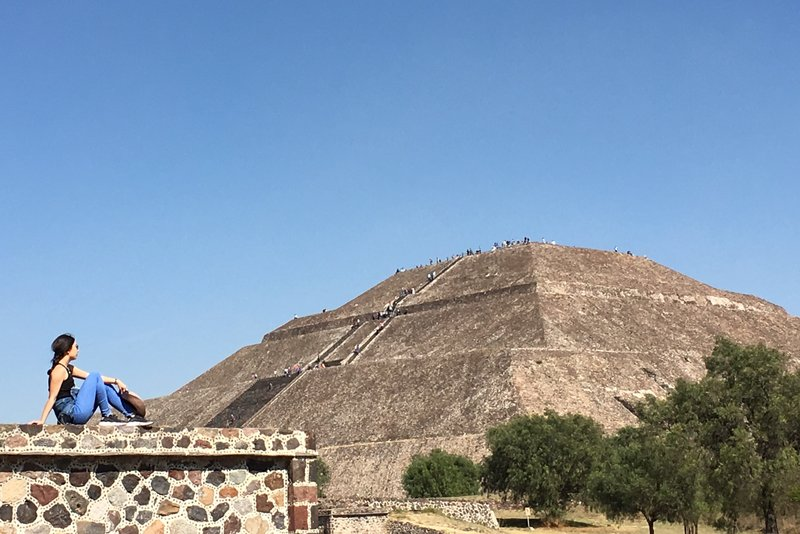
#> input picture image_process/knn_quantization/mexico.jpg, 800 x 534 px
$ python color_quantization.py
#> lines starting #> are read from the running program, lines starting #| are printed output that depends on the picture
import numpy as np
import cv2
from IPython import embed

img = cv2.imread('mexico.jpg')
#> img is the input picture: shape (534, 800, 3); mean B, G, R 168.4, 148.9, 130.6
Z = img.reshape((-1,3))
Z = np.float32(Z)
# embed()
# define criteria, number of clusters(K) and apply kmeans()
criteria = (cv2.TERM_CRITERIA_EPS + cv2.TERM_CRITERIA_MAX_ITER, 10, 1.0)
K = 2
ret,label,center=cv2.kmeans(Z,K,criteria,10,cv2.KMEANS_RANDOM_CENTERS)
#> ret = 1.39e+09; center = [[203.6, 170.1, 140.6], [69.83, 89.67, 102.9]]
# embed()
# Now convert back into uint8, and m
# ake original image
center = np.uint8(center)
#> center = [[203, 170, 140], [69, 89, 102]]
res = center[label.flatten()]
res2 = res.reshape((img.shape))
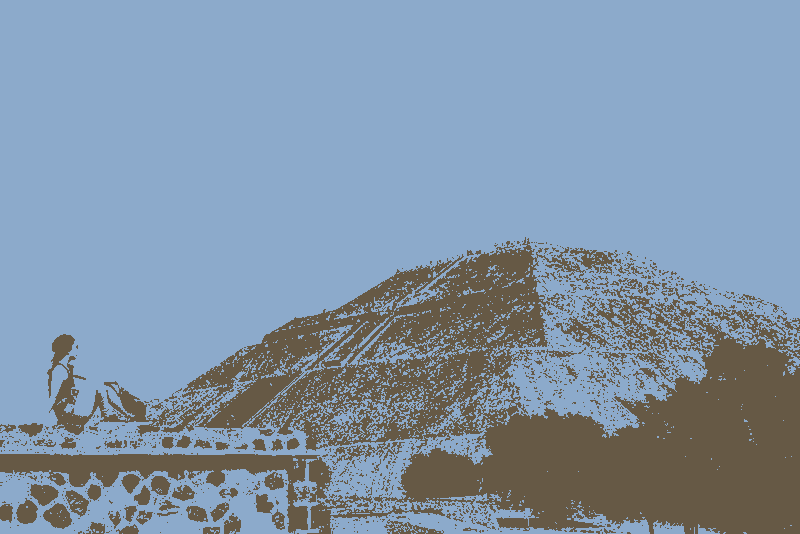
#> res2: shape (534, 800, 3); mean B, G, R 167.7, 148.7, 130
embed()
cv2.imshow('res2',res2)
cv2.waitKey(0)
cv2.destroyAllWindows()

$ run again, with image_process/knn_quantization/8.jpg copied over image_process/knn_quantization/mexico.jpg
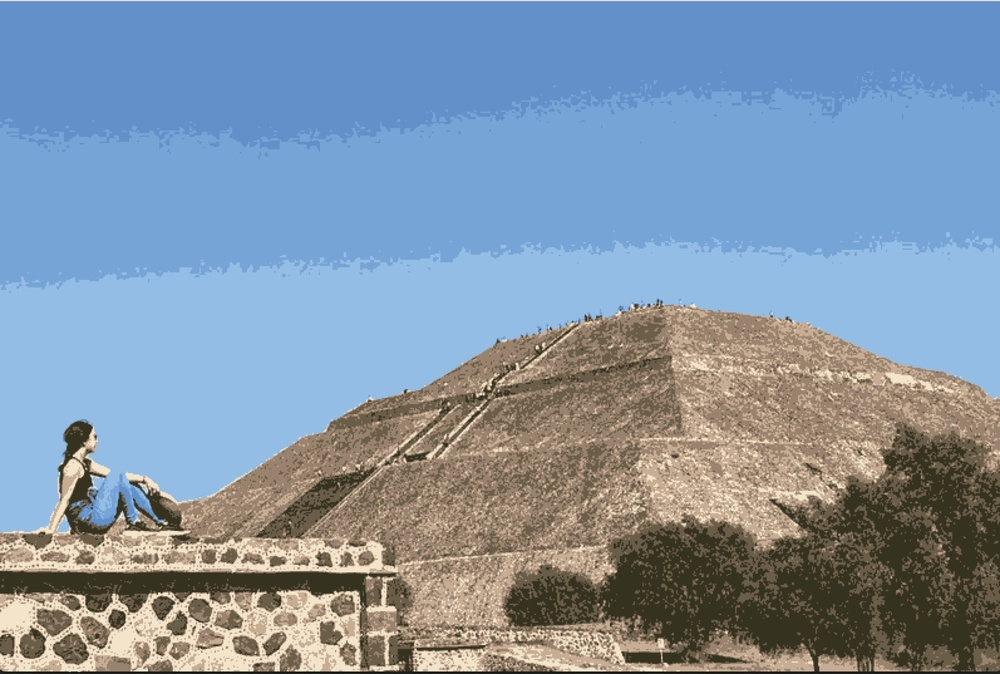
#> input picture image_process/knn_quantization/8.jpg, 1000 x 674 px, shrunk from 1594 x 1074 before the run
#> img is the input picture: shape (674, 1000, 3); mean B, G, R 167.5, 148.3, 129.4
#> `ret,label,center=cv2.kmeans(Z,K,criteria,10,cv2.KMEANS_RANDOM_CENTERS)`: ret = 1.97e+09; center = [[205.5, 169.7, 138.2], [73.69, 94.05, 108]]
#> `center = np.uint8(center)`: center = [[205, 169, 138], [73, 94, 108]]
#> `res2 = res.reshape((img.shape))`:
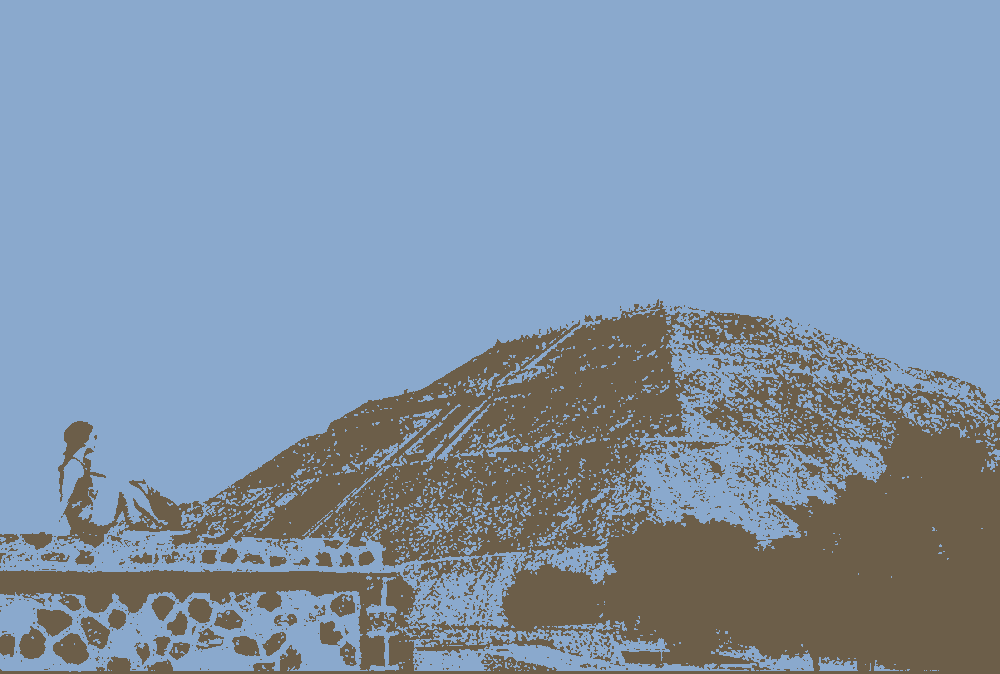
#> res2: shape (674, 1000, 3); mean B, G, R 167.4, 147.6, 129.5
